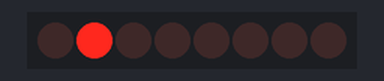
The sketch below on a simulated Arduino Uno, built with avr-gcc and run on an emulated ATmega328P. Shown: 8 shift-register outputs drawn as a row of LEDs (first output left, lit = HIGH). Wiring (inferred from the names in the program): shift register (74HC595): data pin 13; shift clock pin 11; latch pin 12. Wiring (inferred from the signals the program sends): row of LEDs: on Q0, Q1, Q2, Q3, Q4, Q5, Q6, Q7.

Above: at 0.15 s.
At 0.45 s:
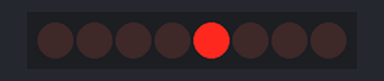
At 0.85 s:
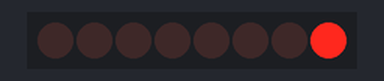
At 1.45 s:
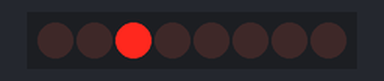
At 2.15 s:
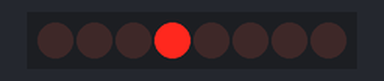
At 3.55 s:
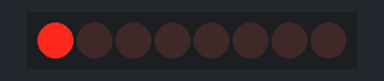
Timing chart, 0 to 4.1 s (numbered marks = the images above):
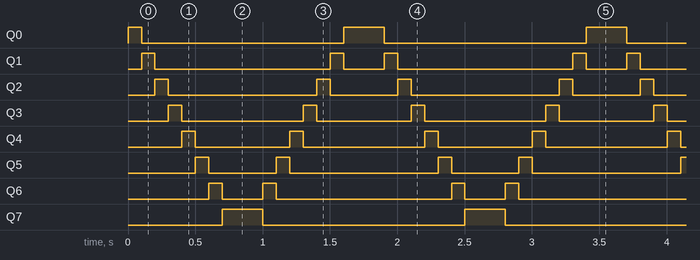

The sketch:

_-_Ch_9_-_Sequentially_Blink_LED_s__Knight_Rider__again____w.ino
```cpp
// David Garrett
// CH9 Sequentially Blinking LEDs Knight Rider
// 11=3=21

#define ArrayLength(x) (sizeof(x) / sizeof(x[0]))  // Macro gives length of an array

const int SER = 13; // PIN 14 ON SHIFT REGISTER
const int LATCH = 12; // PIN 12 ON SHIFT REGISTER
const int CLK = 11; // PIN 11 ON SHIFT REGISTER

int seq[8] = {1,2,4,8,16,32,64,128}; // values that displays a singular LED

void setup() {
  // Output pins for 74HC595 shift register
  pinMode(SER, OUTPUT);
  pinMode(LATCH, OUTPUT);
  pinMode(CLK, OUTPUT);

}

void loop() {
  blinkKnightRider();

}


void blinkWithArray(int pinArray[], int arrayIndex) {

    // latches a certain value on 74HC595 shift register

    digitalWrite(LATCH, LOW); // Latch Low - start sending
    shiftOut(SER, CLK, MSBFIRST, pinArray[arrayIndex]); // Shift Most Sig. Bit First
    digitalWrite(LATCH, HIGH); // Latch High - stop sending
    delay(100);
}


void blinkKnightRider() {

  // creates value that iterates up by one till equal the size of an array
  // then value iterates down by 1 till equal 0

  // for loop iterates up through each LED till last one
  for (int i = 0; i < ArrayLength(seq); i++) {
    blinkWithArray(seq, i);
    if (i==7) { // when last LED lights up, if statement triggers
      delay(100); // extra delay when the LED lights reach an end point
      for (i; i>-1; i--) { // iterates down through each LED till last one
         blinkWithArray(seq, i);
      }
      delay(100); // extra delay when the LED lights reach an end point
    }
  }
}
```

Measured:
- by itself, Q0: repeats every 1.8 s: LOW 1.5 s, HIGH 0.30 s
- by itself, Q1: repeats every 1.8 s: LOW 1.3 s, HIGH 0.10 s, LOW 0.30 s, HIGH 0.10 s
- by itself, Q2: repeats every 1.8 s: LOW 1.1 s, HIGH 0.10 s, LOW 0.50 s, HIGH 0.10 s
- by itself, Q3: repeats every 1.8 s: LOW 0.90 s, HIGH 0.10 s, LOW 0.70 s, HIGH 0.10 s
- by itself, Q4: repeats every 1.8 s: LOW 0.70 s, HIGH 0.10 s, LOW 0.90 s, HIGH 0.10 s
- by itself, Q5: repeats every 1.8 s: LOW 0.50 s, HIGH 0.10 s, LOW 1.1 s, HIGH 0.10 s
- by itself, Q6: repeats every 1.8 s: LOW 0.30 s, HIGH 0.10 s, LOW 1.3 s, HIGH 0.10 s
- by itself, Q7: alternates HIGH for 0.30 s and LOW for 1.5 s
